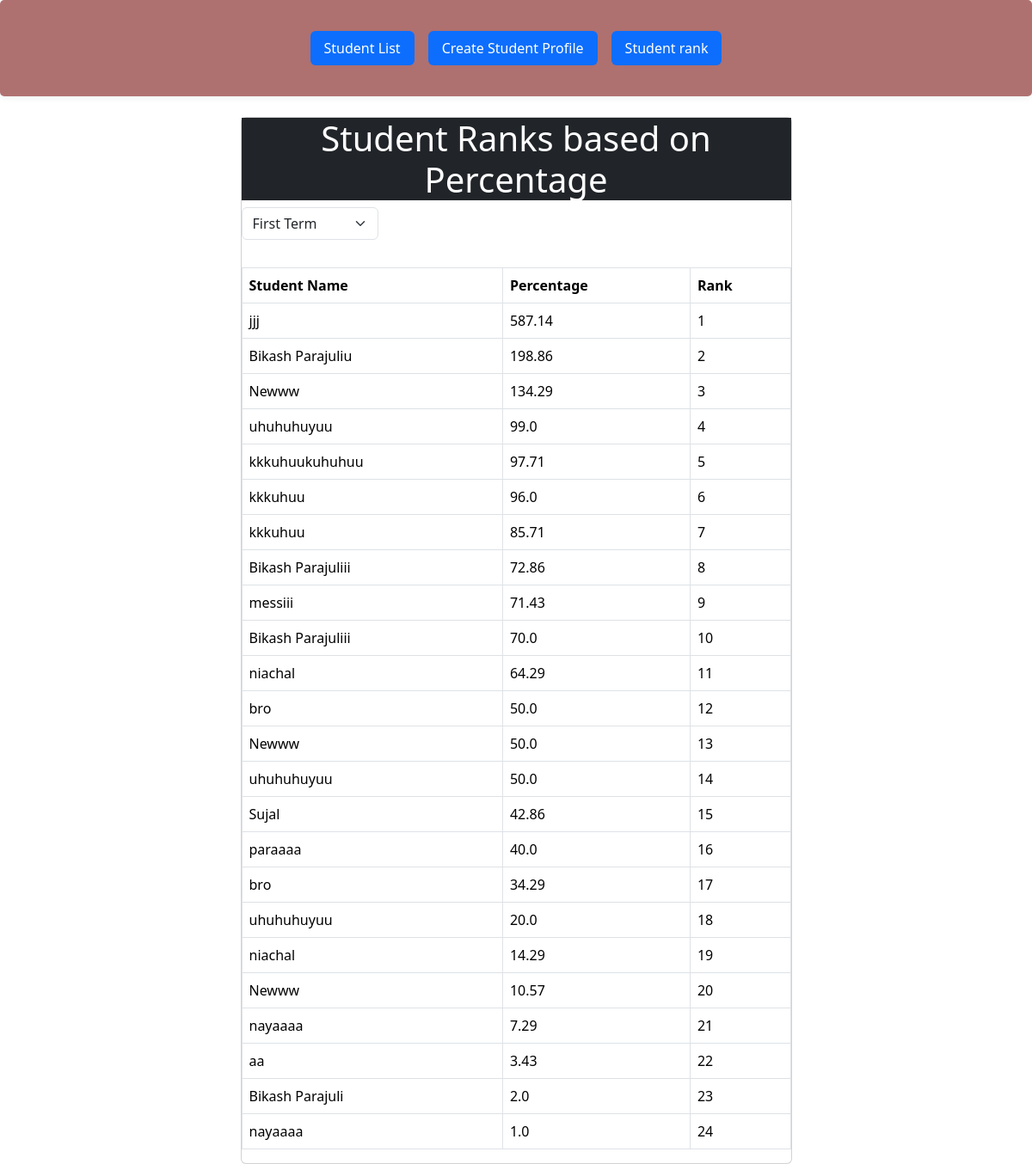
Before: /student_rank/ with the older database file.
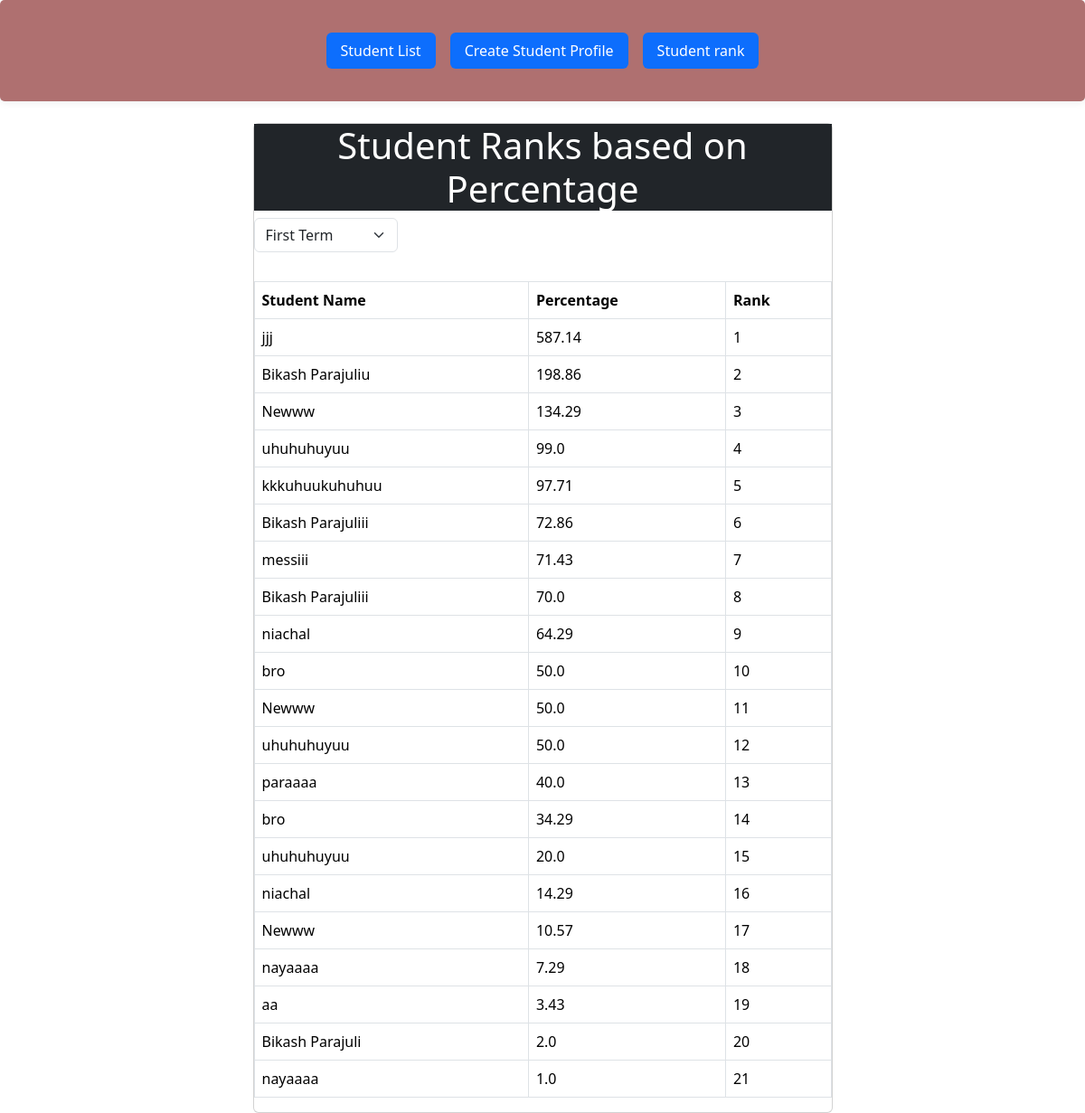
After: the same page with the newer database file.
### grading_tool/models.py (models this page shows, shortened)
class Marks(models.Model):
    TERM_CHOICES = (
        ("First Term", "first_term"), ("Second Term", "second_term"), ("Final Term", "final_term")
    )
    marks_english = models.IntegerField(validators=[MaxValueValidator(100)])
    marks_nepali = models.IntegerField(validators=[MaxValueValidator(100)])
    marks_science = models.IntegerField(validators=[MaxValueValidator(100)])
    marks_math = models.IntegerField(validators=[MaxValueValidator(100)])
    marks_social = models.IntegerField(validators=[MaxValueValidator(100)])
    marks_eph = models.IntegerField(validators=[MaxValueValidator(100)])
    marks_occupation = models.IntegerField(validators=[MaxValueValidator(100)])
    marks_economics = models.IntegerField(validators=[MaxValueValidator(100)])
    students = models.ForeignKey(Student_profile, on_delete=models.CASCADE, blank=True, null=True)
    term = models.CharField(max_length=250, choices=TERM_CHOICES, default="first term")
    def Calculate_percentage(self):
        Total_marks = self.marks_english + self.marks_nepali + self.marks_science + self.marks_math + self.marks_social + self.marks_eph + self.marks_occupation
        Total_sub = 7
        maximum_marks_per_subject = 100
        total_maximum_marks = maximum_marks_per_subject * Total_sub
        percentage = (Total_marks / total_maximum_marks) * 100
        return round(percentage, 2)

class Student_profile(models.Model):
    student_name = models.CharField(max_length=100)
    student_age = models.IntegerField()
    student_rollno = models.IntegerField()
    student_address = models.CharField(max_length=250)
    student_contact = models.IntegerField()
    student_email = models.CharField(blank=True, null=True, max_length=250)
    student_standard = models.IntegerField()
    student_photo = models.ImageField(upload_to='student_photos/', null=True, blank=True)

### grading_tool/views.py (the view)
# urls.py: path('student_rank/', StudentRankListView.as_view(), name='student_rank'),
class StudentRankListView(ListView):
    model = Marks
    template_name = 'student_rank.html'  # Update with your actual template name
    context_object_name = 'object_list'
    def get_queryset(self):
        term = self.request.GET.get('term')
        if term:
            queryset = Marks.objects.filter(term=term).annotate(
                percentage=ExpressionWrapper(
                    (
                        F('marks_english') + F('marks_nepali') + F('marks_science') +
                        F('marks_math') + F('marks_social') + F('marks_eph') + F('marks_occupation')
                    ) * 100 / (7 * 100),
                    output_field=FloatField()
                 )
            ).order_by('-percentage')
        else:
            queryset = Marks.objects.annotate(
                percentage=ExpressionWrapper(
                    (
                        F('marks_english') + F('marks_nepali') + F('marks_science') +
                        F('marks_math') + F('marks_social') + F('marks_eph') + F('marks_occupation')
                    ) * 100 / (7 * 100),
                    output_field=FloatField()
                 )
            ).order_by('-percentage')
        return queryset

### grading_tool/templates/student_rank.html (shortened to what this page needs)
{% extends 'base.html' %}
{% block content %}
<section>
  <div class="container h-100">
    <div class="row d-flex justify-content-center align-items-center h-100">
      <div class="col-12 col-md-9 col-lg-7 col-xl-7">
        <div class="card mt-4">
          <div class="row">
            <div class="col-sm-12">
              <div class="heading text-center bg-dark text-white">
                <h1>Student Ranks based on Percentage</h1>
              </div>
              <div class="col-sm-3 mb-3">
                <select name="term" class="form-select" id="id_term_select">
                  <option value="First Term" selected>First Term</option>
                </select>
              </div>
            </div>
          </div>
          <table class="table table-bordered mt-3" id="student-rank-table">
            <thead>
              <tr>
                <th>Student Name</th>
                <th>Percentage</th>
                <th>Rank</th>
              </tr>
            </thead>
            <tbody id="student-rank-body">
              {% for mark in object_list %}
              <tr>
                <td>{{ mark.students.student_name }}</td>
                <td>{{ mark.Calculate_percentage }}</td>
                <td>{{ forloop.counter }}</td>
              </tr>
              {% endfor %}
            </tbody>
          </table>
        </div>
      </div>
    </div>
  </div>
</section>
{% endblock %}

Changed rows visible on the page:
removed Marks: students.student_name "kkkuhuu", Calculate_percentage "96.0"
removed Marks: students.student_name "kkkuhuu", Calculate_percentage "85.71"
removed Marks: students.student_name "Sujal", Calculate_percentage "42.86"
